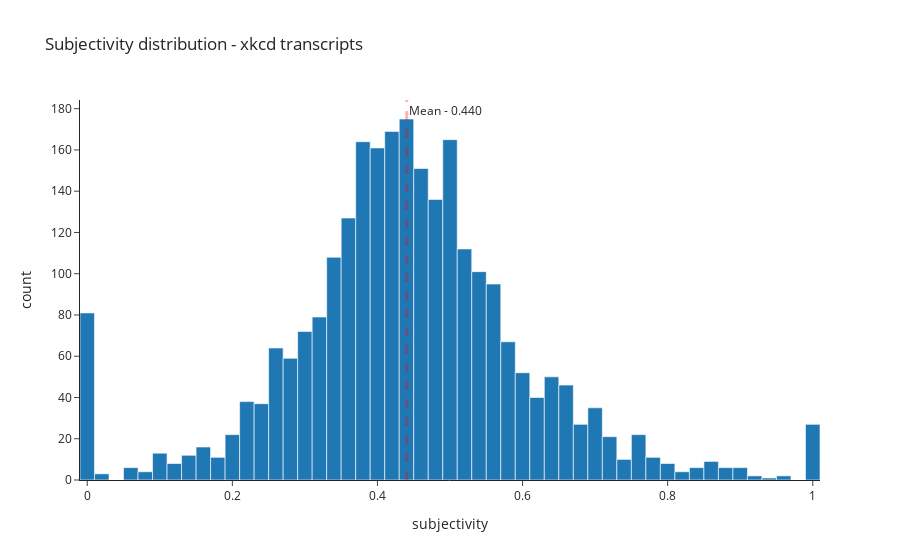

Notebook source saved alongside this figure:
### Markdown cell above
Distribtuion:

### Code cell
fig = px.histogram(xkcd_eda,
                   x='subjectivity',
                   title = 'Subjectivity distribution - xkcd transcripts')

fig.add_vline(x=xkcd_eda['subjectivity'].mean(), line_width=3,
                    line_dash="dash", line_color="red", annotation_text= f"Mean - {xkcd_eda['subjectivity'].mean():.3f}")
fig.show()

### Figure 1 — Plotly figure (JSON) as saved in the notebook; plotly's stock layout.template omitted (floating-point values rounded to 4 significant figures; data arrays with more than 128 entries replaced by an {"elided": "..."} marker saying what was removed)
{"data": [{"alignmentgroup": "True", "bingroup": "x", "hovertemplate": "subjectivity=%{x}<br>count=%{y}<extra></extra>", "legendgroup": "", "marker": {"color": "#1F77B4", "pattern": {"shape": ""}}, "name": "", "offsetgroup": "", "orientation": "v", "showlegend": false, "type": "histogram", "x": {"elided": "2641 float values"}, "xaxis": "x", "yaxis": "y"}], "layout": {"annotations": [{"showarrow": false, "text": "Mean - 0.440", "x": 0.4404, "xanchor": "left", "xref": "x", "y": 1, "yanchor": "top", "yref": "y domain"}], "barmode": "relative", "legend": {"tracegroupgap": 0}, "shapes": [{"line": {"color": "red", "dash": "dash", "width": 3}, "type": "line", "x0": 0.4404, "x1": 0.4404, "xref": "x", "y0": 0, "y1": 1, "yref": "y domain"}], "title": {"text": "Subjectivity distribution - xkcd transcripts"}, "xaxis": {"anchor": "y", "domain": [0, 1], "title": {"text": "subjectivity"}}, "yaxis": {"anchor": "x", "domain": [0, 1], "title": {"text": "count"}}}}
